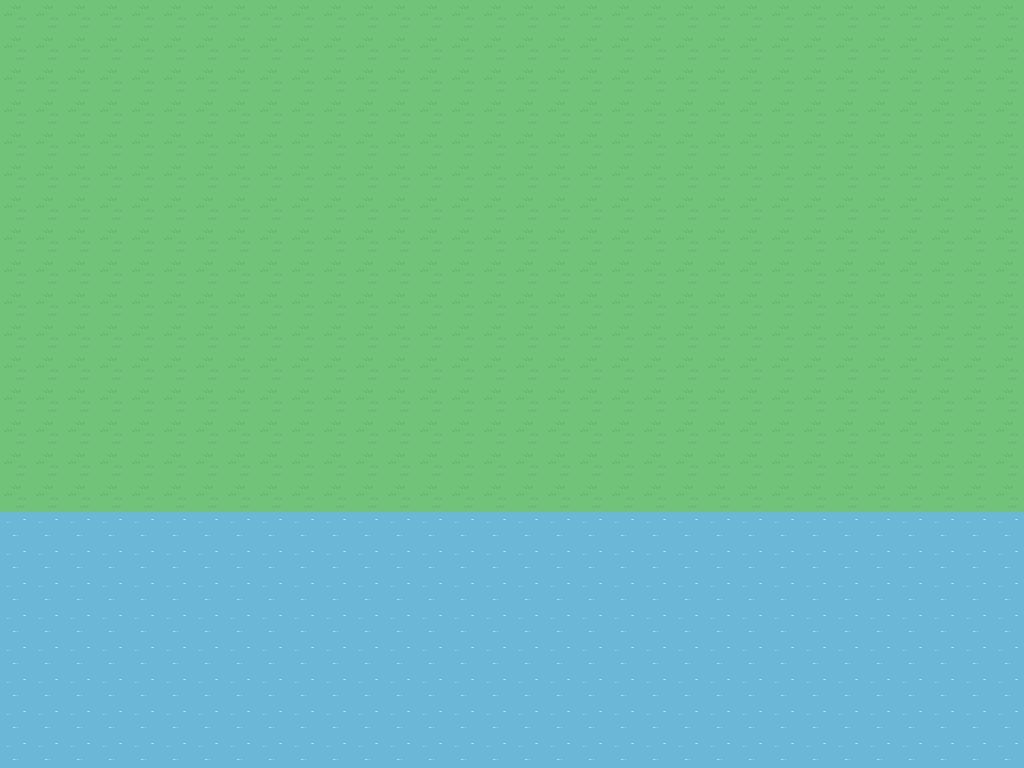

Below is a game level as drawn by its tile map, then a one-line description and the .tmx file that defines it, in full:
An orthogonal 32x24 tile map with 32x32 px tiles, 1 tile layer (Tile Layer 1).

<map version="1.10" tiledversion="1.11.0" orientation="orthogonal" renderorder="right-down" width="32" height="24" tilewidth="32" tileheight="32" infinite="0" nextlayerid="2" nextobjectid="1">
 <tileset firstgid="1" source="map-tileset.tsx" />
 <layer id="1" name="Tile Layer 1" width="32" height="24">
  <data encoding="csv">
51,51,51,51,51,51,51,51,51,51,51,51,51,51,51,51,51,51,51,51,51,51,51,51,51,51,51,51,51,51,51,51,
51,51,51,51,51,51,51,51,51,51,51,51,51,51,51,51,51,51,51,51,51,51,51,51,51,51,51,51,51,51,51,51,
51,51,51,51,51,51,51,51,51,51,51,51,51,51,51,51,51,51,51,51,51,51,51,51,51,51,51,51,51,51,51,51,
51,51,51,51,51,51,51,51,51,51,51,51,51,51,51,51,51,51,51,51,51,51,51,51,51,51,51,51,51,51,51,51,
51,51,51,51,51,51,51,51,51,51,51,51,51,51,51,51,51,51,51,51,51,51,51,51,51,51,51,51,51,51,51,51,
51,51,51,51,51,51,51,51,51,51,51,51,51,51,51,51,51,51,51,51,51,51,51,51,51,51,51,51,51,51,51,51,
51,51,51,51,51,51,51,51,51,51,51,51,51,51,51,51,51,51,51,51,51,51,51,51,51,51,51,51,51,51,51,51,
51,51,51,51,51,51,51,51,51,51,51,51,51,51,51,51,51,51,51,51,51,51,51,51,51,51,51,51,51,51,51,51,
51,51,51,51,51,51,51,51,51,51,51,51,51,51,51,51,51,51,51,51,51,51,51,51,51,51,51,51,51,51,51,51,
51,51,51,51,51,51,51,51,51,51,51,51,51,51,51,51,51,51,51,51,51,51,51,51,51,51,51,51,51,51,51,51,
51,51,51,51,51,51,51,51,51,51,51,51,51,51,51,51,51,51,51,51,51,51,51,51,51,51,51,51,51,51,51,51,
51,51,51,51,51,51,51,51,51,51,51,51,51,51,51,51,51,51,51,51,51,51,51,51,51,51,51,51,51,51,51,51,
51,51,51,51,51,51,51,51,51,51,51,51,51,51,51,51,51,51,51,51,51,51,51,51,51,51,51,51,51,51,51,51,
51,51,51,51,51,51,51,51,51,51,51,51,51,51,51,51,51,51,51,51,51,51,51,51,51,51,51,51,51,51,51,51,
51,51,51,51,51,51,51,51,51,51,51,51,51,51,51,51,51,51,51,51,51,51,51,51,51,51,51,51,51,51,51,51,
51,51,51,51,51,51,51,51,51,51,51,51,51,51,51,51,51,51,51,51,51,51,51,51,51,51,51,51,51,51,51,51,
105,105,105,105,105,105,105,105,105,105,105,105,105,105,105,105,105,105,105,105,105,105,105,105,105,105,105,105,105,105,105,105,
105,105,105,105,105,105,105,105,105,105,105,105,105,105,105,105,105,105,105,105,105,105,105,105,105,105,105,105,105,105,105,105,
105,105,105,105,105,105,105,105,105,105,105,105,105,105,105,105,105,105,105,105,105,105,105,105,105,105,105,105,105,105,105,105,
105,105,105,105,105,105,105,105,105,105,105,105,105,105,105,105,105,105,105,105,105,105,105,105,105,105,105,105,105,105,105,105,
105,105,105,105,105,105,105,105,105,105,105,105,105,105,105,105,105,105,105,105,105,105,105,105,105,105,105,105,105,105,105,105,
105,105,105,105,105,105,105,105,105,105,105,105,105,105,105,105,105,105,105,105,105,105,105,105,105,105,105,105,105,105,105,105,
105,105,105,105,105,105,105,105,105,105,105,105,105,105,105,105,105,105,105,105,105,105,105,105,105,105,105,105,105,105,105,105,
105,105,105,105,105,105,105,105,105,105,105,105,105,105,105,105,105,105,105,105,105,105,105,105,105,105,105,105,105,105,105,105
</data>
 </layer>
</map>
